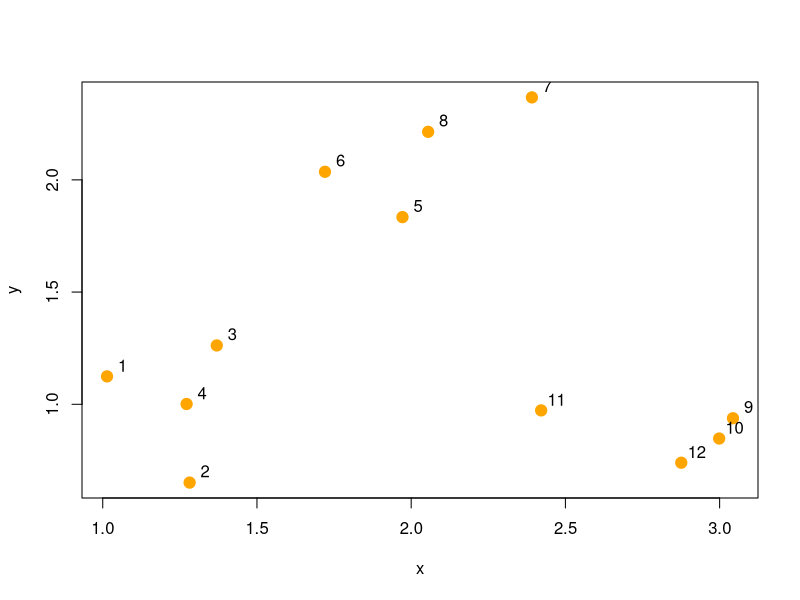
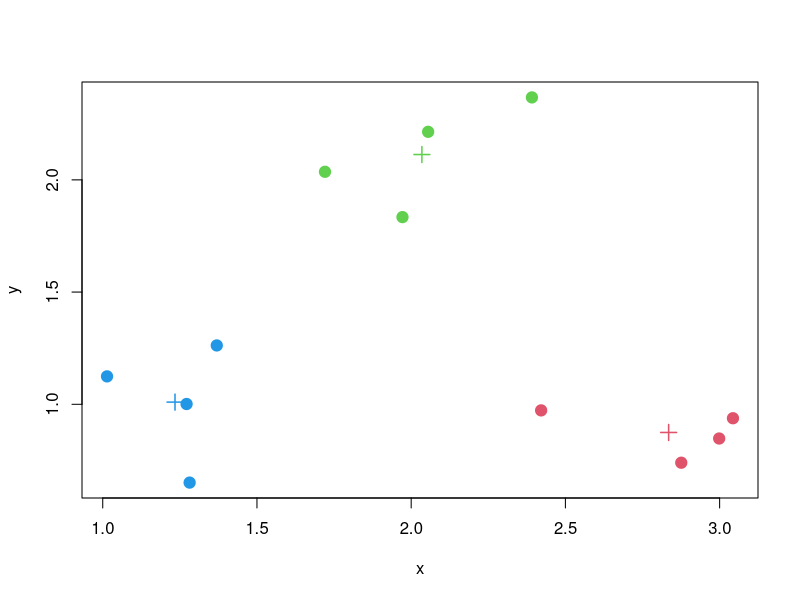
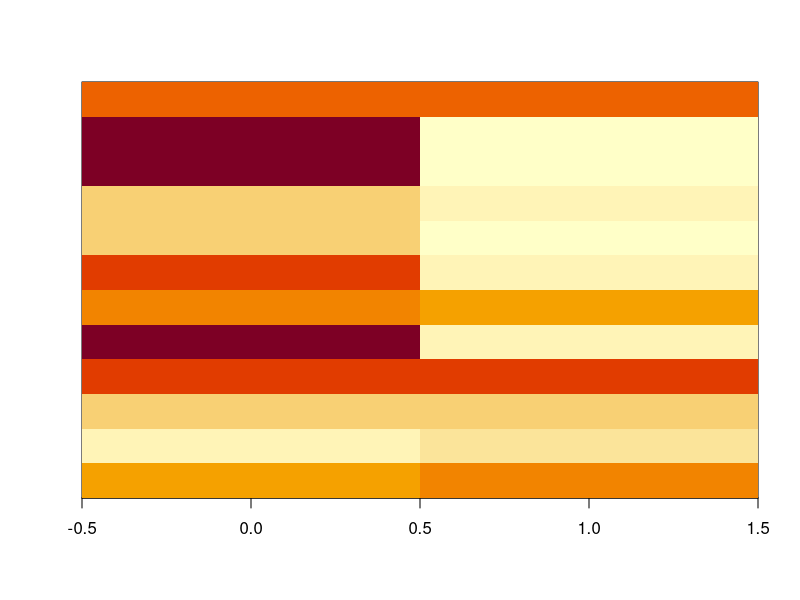
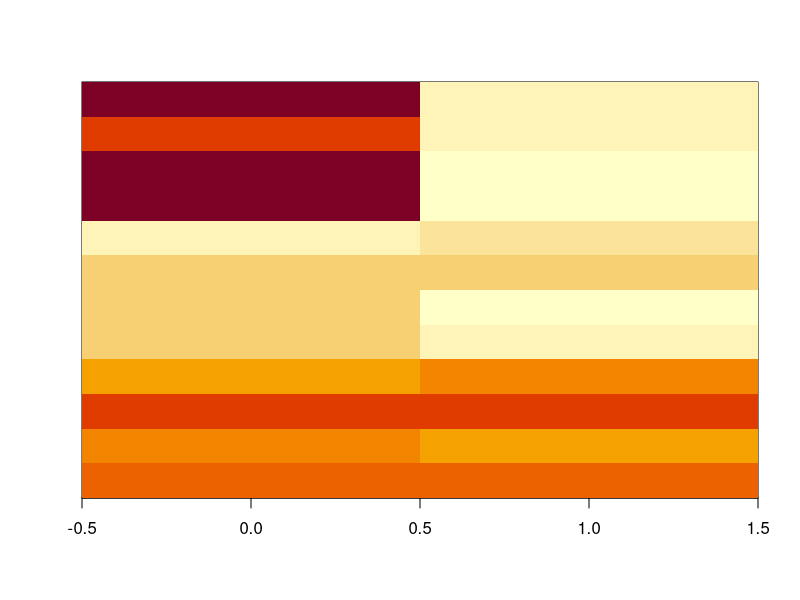

The R script that drew these images, in order:
## ---- chunk 1
knitr::opts_chunk$set(echo = TRUE)
## ---- chunk 2
set.seed(96)
x = rnorm(12, mean = rep(1:3, each = 4), sd = 0.2)
y = rnorm(12, mean = rep(c(1,2,1),each = 4), sd = 0.2)
plot(x, y, col = "orange", pch = 19,cex = 1.5)
text(x+0.05, y+0.05, labels = as.character(1:12))
## ---- chunk 3
data = data.frame(x,y)
kmeansobj = kmeans(data, centers = 3)
names(kmeansobj)
## ---- chunk 4
kmeansobj$cluster
## ---- chunk 5
kmeansobj$centers
## ---- chunk 6
plot(x, y, col = (kmeansobj$cluster+1), pch = 19, cex = 1.5)
points(kmeansobj$centers, pch = 3, col = 2:4, cex = 1.5, lwd = 1.5)
## ---- chunk 7
dataAsMatrix = as.matrix(data)[sample(1:12),]
kmeansobj_new = kmeans(dataAsMatrix,centers = 3)
image(t(dataAsMatrix)[,nrow(dataAsMatrix):1],yaxt = "n")
## ---- chunk 8
image(t(dataAsMatrix)[,order(kmeansobj_new$cluster)],yaxt = "n")
